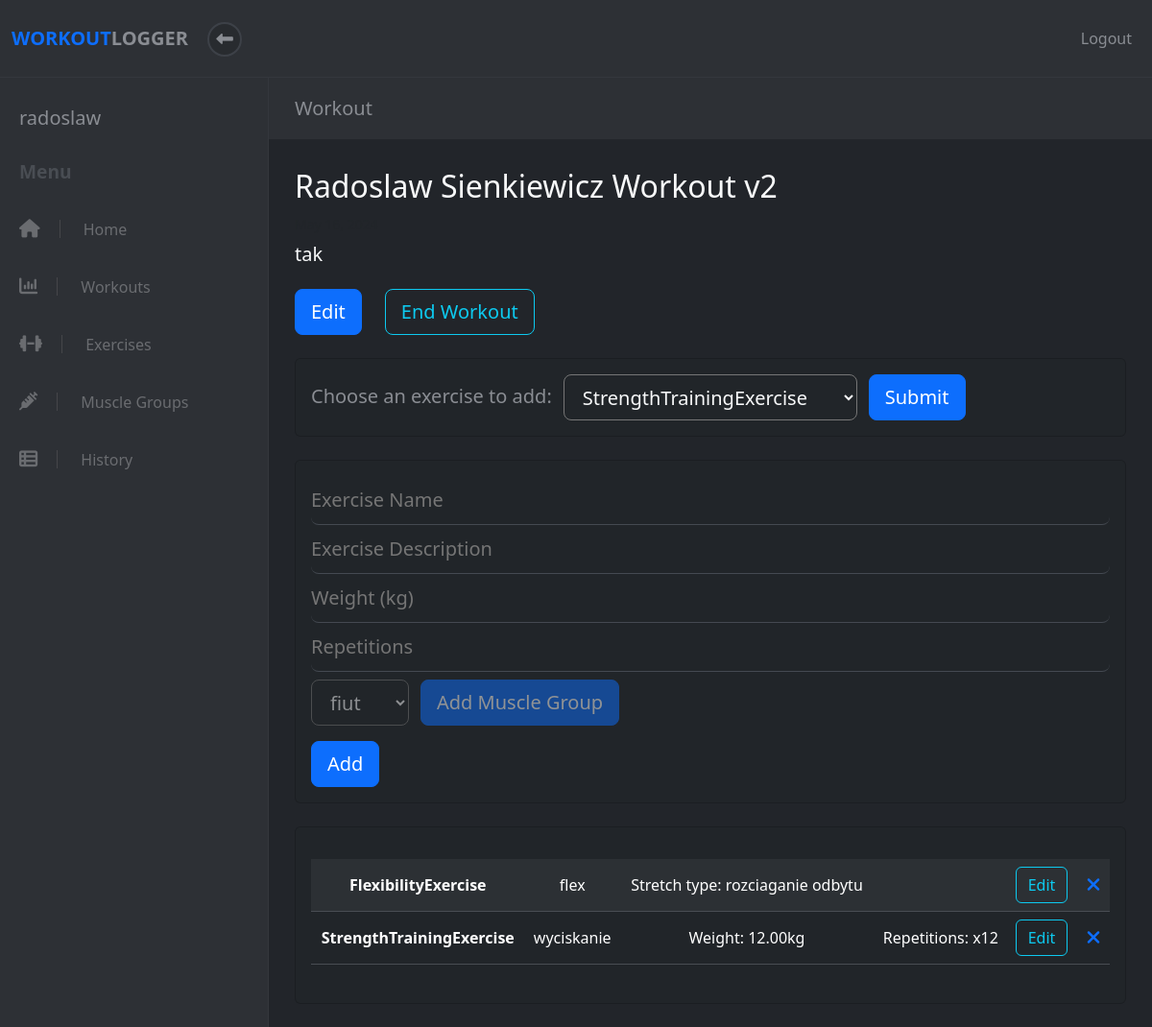
The app's page /workout/4 (signed in) with its own data.
### apps/workout/models.py (models this page shows, shortened)
class User(models.Model):
    username = models.CharField(max_length=20)
    email = models.CharField(max_length=50)
    password = models.CharField(max_length=22)
    level = models.IntegerField(default=1)
    created_at = models.DateTimeField(auto_now_add=True)
    updated_at = models.DateTimeField(auto_now=True)
    objects = UserManager()

class Workout(models.Model):
    name = models.CharField(max_length=50)
    description = models.CharField(max_length=150)
    completed = models.BooleanField(default=False)
    user = models.ForeignKey(User, on_delete=models.CASCADE, default=None)
    created_at = models.DateTimeField(auto_now_add=True)
    updated_at = models.DateTimeField(auto_now=True)
    objects = WorkoutManager()

class Exercise(models.Model):
    name = models.CharField(max_length=50)
    description = models.CharField(max_length=150)
    workout = models.ForeignKey(Workout, on_delete=models.CASCADE, related_name='%(class)s', default=None)
    muscle_group = models.ForeignKey(MuscleGroup, on_delete=models.CASCADE, default=None)
    user = models.ForeignKey(User, on_delete=models.CASCADE, default=None)
    created_at = models.DateTimeField(auto_now_add=True)
    updated_at = models.DateTimeField(auto_now=True)
    objects = ExerciseManager()
    class Meta:
        ordering = ('name', 'muscle_group')
        abstract = True
    def class_name(self):
        return self.__class__.__name__

class FlexibilityExercise(Exercise):
    stretch_type = models.CharField(max_length=50)
    objects = FlexibilityExerciseManager()
    def data(self):
        return ["Stretch type: "+ self.stretch_type, '']

class StrengthTrainingExercise(Exercise):
    weight = models.DecimalField(max_digits=6, decimal_places=2)
    repetitions = models.PositiveIntegerField()
    objects = StrengthTrainingExerciseManager()
    def data(self):
        return [
            "Weight: " + str(self.weight) + "kg",
            "Repetitions: x" + str(self.repetitions)
        ]
    def form_data(self):
        return [
            FormData("weight", "number", "Weight (kg)"),
            FormData("repetitions", "number", "Repetitions")
        ]

### apps/workout/views.py (the view)
# urls.py: re_path(r'^workout/(?P<id>\d*)$', views.workout),
def workout(request, id):
    exercise_type = request.GET.get('exercise_type')
    if(exercise_type == None):
        exercise_type = StrengthTrainingExercise().class_name
    try:
        user = User.objects.get(id=request.session["user_id"])
        workout = Workout.objects.get(id=id)
        if workout.user != user:
            messages.error(request, "You do not have permission to view this workout.", extra_tags='workout')
            return redirect("/workout")
        ste = StrengthTrainingExercise.objects.filter(workout__id=id)
        ete = EnduranceTrainingExercise.objects.filter(workout__id=id)
        be = BalanceExercise.objects.filter(workout__id=id)
        fe = FlexibilityExercise.objects.filter(workout__id=id)
        exercises = list(chain(ste, ete, be, fe))
        data = {
            'user': user,
            'workout': workout,
            'exercises': sorted(exercises, key=lambda x: x.updated_at, reverse=True),
            'muscle_groups': MuscleGroup.objects.filter(user = user),
            'exercise_types': get_exercises_types(),
            'current_exercise': exercise_type,
        }
        return render(request, "workout/workout.html", data)
    except (KeyError, User.DoesNotExist) as err:
        messages.info(request, "You must be logged in to view this page.", extra_tags="invalid_session")
        return redirect("/")

### apps/workout/templates/workout/workout.html (shortened to what this page needs)
<!DOCTYPE html>
<html>
  <head>
    {% load static %}
    <link rel="stylesheet" href="{% static 'fontawesomefree/css/all.min.css' %}">
    <link rel="stylesheet" href="../../static/workout/styles.css">
    {% load bootstrap5 %}
    {% bootstrap_css %}
  </head>
  <body>
    {% include 'workout/header.html' %}
    <div class="d-flex align-items-stretch">
      {% include 'workout/sidebar.html' %}
      <div class="page-content">
        <div class="page-header">
          <div class="container-fluid">
            <h2 class="h5 no-margin-bottom">Workout</h2>
          </div>
        </div>
        <section class="no-padding-bottom">
          <div class="container-fluid">
            <div class="row">
              <div class="col-lg-12 text-light">
                <h2 class="">{{ workout.name}}</h2>
                <small class="text-muted">{{ workout.created_at | date}}</small>
                {% if workout.description %}
                <h5 class="mt-2">{{ workout.description}}</h5>
                <div class="row my-4">
                  <div class="col-auto text-left">
                    <a
                      href="/workout/{{ workout.id }}/edit"
                      style="text-decoration: none"
                      class="btn btn-primary btn-lg end-workout"
                      >Edit</a
                    >
                  </div>
                  <div class="col-auto text-left">
                    <form
                      id="end-workout-form"
                      action="/workout/{{ workout.id }}/complete"
                      method="POST"
                    >
                      {% if workout.completed == False %}
                      <button
                        id="end-workout"
                        type="submit"
                        class="btn btn-outline-info btn-lg"
                      >
                        End Workout
                      </button>
                      {% endif %}
                    </form>
                  </div>
                </div>
                {% endif %}
                {% if workout.completed == False %}
                <div  class="card bg-dark add-exercise mb-4 mt-2" >
                  <div class="card-body">
                    <form action="/workout/{{workout.id}}" class="form-group">
                      <div class="row">
                        <div class="col-auto text-left">
                        <label for="exercise_type" class="input-material form-control-lg px-0">Choose an exercise to add:</label>
                        </div>
                        <div class="col-auto text-left d-flex justify-content-center p-0">
                        <select name="exercise_type" id="exercise_type" class="bg-dark input-material form-control-lg text-light">
                          {% for exercise_type in exercise_types %}
                            {% if exercise_type.class_name == current_exercise %}
                              <option selected="selected" value={{exercise_type.class_name}}>{{exercise_type.class_name}}</option>
                            {% else %}
                              <option value={{exercise_type.class_name}}>{{exercise_type.class_name}}</option>
                            {% endif %}
                          {% endfor %}
                        </select>
                        </div>
                        <div class="col-auto text-left">
                        <input type="submit" value="Submit" class="btn btn-primary btn-lg">
                        </div>
                      </div>
                    </form>
                  </div>
                </div>
                <div class="card bg-dark add-exercise mb-4 mt-2">
                  <div class="card-body">
                    <form
                      id="add-exercise-form"
                      action="/exercise"
                      method="POST"
                    >
                      <div class="form-group">
                        <input
                          id="name"
                          type="text"
                          name="name"
                          required
                          class="input-material form-control-lg"
                          placeholder="Exercise Name"
                        />
                      </div>
                      <div class="form-group">
                        <input
                          id="description"
                          type="text"
                          name="description"
                          class="input-material form-control-lg"
                          placeholder="Exercise Description"
                        />
                      </div>
                      {% for exercise_type in exercise_types %}
                        {% if exercise_type.class_name == current_exercise %}
                          {% for field in exercise_type.form_data %}
                            <div class="form-group">
                              <input
                                id="{{ field.name }}"
                                type="{{ field.type }}"
                                name="{{ field.name }}"
                                required
                                class="input-material form-control-lg"
                                placeholder="{{ field.placeholder }}"
                              />
                            </div>
                          {% endfor %}
                        {% endif %}
                      {% endfor %}
                      <div class="row mt-2 opacity-50">
                        {% if muscle_groups %}
                          <div class="col-auto ">
                          <select name="muscle_group" id="exercise_type" class="bg-dark input-material form-control-lg text-light">
                            {% for muscle_group in muscle_groups %}
                              <option value={{muscle_group.id}}>{{muscle_group}}</option>
                            {% endfor %}
                          </select>
                          </div>
                          <div class="col-auto p-0">
                            <a href="/musclegroup"
                            style="text-decoration: none"
                            class="btn btn-primary btn-lg end-workout">Add Muscle Group</a>
                          </div>
                        {% else %}
                          <div class="col-auto p-0 ms-3">
                            <a href="/musclegroup"
                            style="text-decoration: none"
                            class="btn btn-primary btn-lg end-workout">Add Muscle Group</a>
                          </div>
                        {% endif %}
                      </div>
                      {%if muscle_groups %}
                      <input
                        id="add"
                        type="submit"
                        value="Add"
                        class="btn btn-primary btn-lg mt-3"
                      />
                      {% endif %}
                    </form>
                  </div>
                </div>
                {% endif %}
                {% if exercises %}
                <div class="card bg-dark add-exercise mb-4 mt-2">
                  <div class="card-body">
                    <div id="exercise-wrapper" class="mb-4">
                      <hr  class="mb-0"/>
                      <table class="table table-dark table-striped text-light">
                        <tbody>
                          {% for exercise in exercises %}
                          <tr>
                            <th scope="row" class="align-middle text-center">{{ exercise.class_name }}</th>
                            <td class="align-middle text-center">{{ exercise.name }}</td>
                            {% for data in exercise.data %}
                            <td class="align-middle text-center">{{ data }}</td>
                            {% endfor %}
                            <td ><a
                              href="/exercise/{{ exercise.id }}?exercise_type={{exercise.class_name}}"
                              class="btn btn-outline-info"
                              >Edit</a
                            ></td>
                            {% if workout.completed == False %}
                            <td class="align-middle text-center">
                              <form
                                id="delete-exercise-form"
                                action="/exercise/{{ exercise.id }}/delete"
                                method="GET"
                                class="p-0"
                              >
                                <button
                                  id="delete-exercise"
                                  type="submit"
                                  class="btn btn-link btn-lg p-0"
                                >
                                  <i class="fa fa-remove delete-exercise"></i>
                                </button>
                              </form>
                            </td>
                            {% endif %}
                          </tr>
                          {% endfor %}
                        </tbody>
                      </table>
                    </div>
                  </div>
                </div>
                {% endif %}
              </div>
            </div>
          </div>
        </section>
      </div>
    </div>
  </body>
</html>

### apps/workout/templates/workout/sidebar.html
<nav id="sidebar">
  <div class="sidebar-header d-flex align-items-center">
    <div class="title">
      <h1 class="h5">{{ user.username }}</h1>
    </div>
  </div>
  <span class="heading">Menu</span>
  <ul class="list-unstyled">
    <li>
      <a href="/dashboard"><i class="fa fa-home"></i> Home</a>
    </li>
    <li>
      <a href="/workout"><i class="fa fa-bar-chart"></i> Workouts</a>
    </li>
    <li>
      <a href="/exercise"><i class="fa fa-dumbbell"></i> Exercises</a>
    </li>
    <li>
      <a href="/musclegroup"><i class="fa fa-syringe"></i> Muscle Groups</a>
    </li>
    <li>
      <a href="/history"><i class="fa fa-th-list"></i> History</a>
    </li>
  </ul>
</nav>

### records on screen
User: username "radoslaw"
Workout: name "Radoslaw Sienkiewicz Workout v2", description "tak"
FlexibilityExercise: class_name "FlexibilityExercise", name "flex", data "Stretch type: rozciaganie odbytu"
StrengthTrainingExercise: class_name "StrengthTrainingExercise", name "wyciskanie", data "Weight: 12.00kg" "Repetitions: x12"

### other values on screen
form field exercise_type "StrengthTrainingExercise"
form field muscle_group "fiut"
